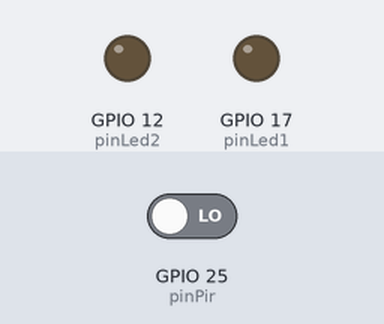
A sketch run on a simulated ESP32. Shown: output pins drawn as LEDs (lit = HIGH). Dashed ring = blinking. The inputs (shaded band) are chosen by the test bench; at power-on: GPIO 25 (pinPir) LOW. What the sketch prints to the serial monitor is not drawn.

Above: at 1.2 s.
1.3 s: GPIO 25 (pinPir) driven HIGH
At 1.75 s:
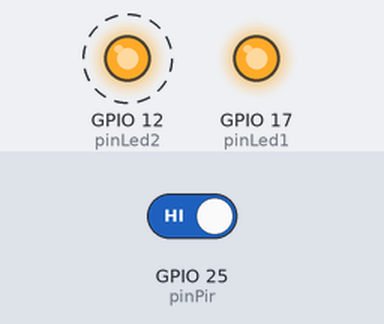
4.3 s: GPIO 25 (pinPir) driven LOW
At 5.6 s:
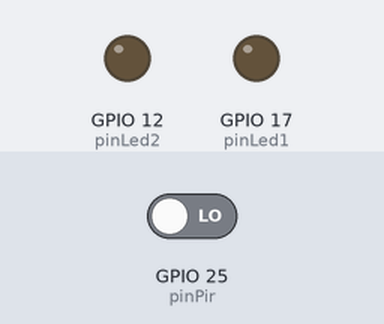
Timing chart, 0 to 7.3 s (numbered marks = the images above; inputs shaded):
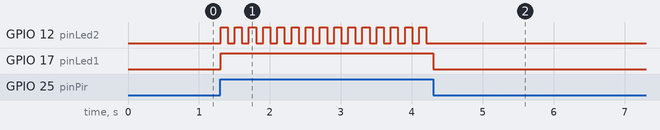

The sketch:

Arduino.ino
```cpp
#include <Arduino.h>

//Led_1 D4
//Led_2 D8
//Sensor PIR D3
#define pinPir 25
#define pinLed1 17
#define pinLed2 12

void setup() {
  Serial.begin(9600);

  pinMode(pinPir, INPUT);
  pinMode(pinLed1, OUTPUT);
  pinMode(pinLed2, OUTPUT);
}

int pirRead;
void loop() {
  pirRead = digitalRead(pinPir);
  Serial.println(pirRead);

  if(pirRead == 1){
    digitalWrite(pinLed1, HIGH);

    for(int i = 0; i < 5; i++){
      digitalWrite(pinLed2, HIGH);
      delay(100);
      digitalWrite(pinLed2, LOW);
      delay(100);
    }
    digitalWrite(pinLed1, LOW);
  }
}
```

Measured:
- after the input at 1.3 s, GPIO 12 (pinLed2): alternates HIGH for 0.10 s and LOW for 0.10 s, starting at once; GPIO 17 (pinLed1): LOW → HIGH at once
- after the input at 4.3 s, GPIO 12 (pinLed2): stops changing and stays LOW; GPIO 17 (pinLed1): HIGH → LOW at once
